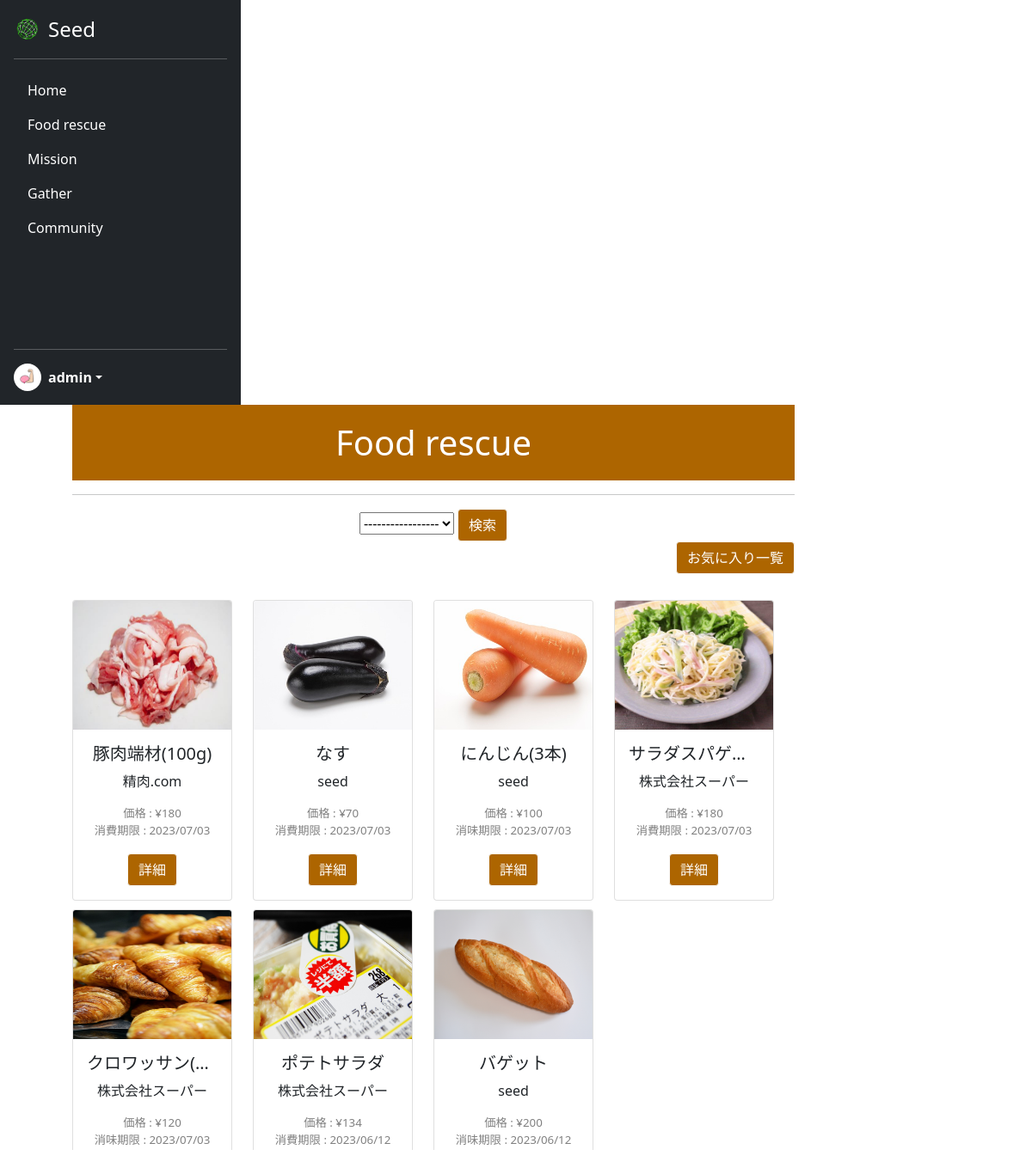
The app's page /food_rescue/ (signed in) with its own data.
### acount/models.py (models this page shows)
class CustomUser(AbstractUser):
    is_general = models.BooleanField(null=True ,default=True)
    is_active = models.BooleanField(null=True ,default=False)
    mission_point = models.IntegerField(null=False ,default=0)
    profile_pic = models.ImageField(null=False, upload_to='profile_pics')
    address = models.CharField(null=True, max_length=100, blank=True)

### seed/models.py (models this page shows)
class Product(models.Model):
    name = models.CharField(verbose_name="商品名", max_length=50)
    genre = models.ForeignKey(Genre, verbose_name="ジャンル", on_delete=models.CASCADE)
    default_price = models.IntegerField(verbose_name="定価")
    price = models.IntegerField(verbose_name="割引価格")
    deadline = models.DateTimeField(verbose_name="賞味・消費期限")
    image = models.ImageField(verbose_name="商品画像", upload_to='product_img/')
    detail = models.TextField(verbose_name="詳細", max_length=300)
    company = models.ForeignKey(CustomUser, verbose_name="掲載企業", on_delete=models.CASCADE)
    create_at = models.DateTimeField(verbose_name="作成日時", auto_now_add=True)
    expiration = models.BooleanField(verbose_name="消費期限")

### seed/views.py (the view)
# urls.py: path('food_rescue/', views.FoodRescueView.as_view(), name='food_rescue'),
class FoodRescueView(ListView):
    template_name = 'foodrescue.html'
    model = Product
    context_object_name = 'product_list'
    def get_queryset(self):
        return Product.objects.order_by('-create_at')
    def get_context_data(self, **kwargs: Any):
        context = super().get_context_data(**kwargs)
        genre = Genre.objects.all()
        context['genre_list'] = genre
        return context

### seed/templates/foodrescue.html (shortened to what this page needs)
{% extends 'mypagebase.html' %}
{% load static %}
{% block content %}
<div class="text-center">
    <h1 class="title" style="background-color: #ad6500; color:white;">Food  rescue</h1>
    <hr>
    <div>
        <div>
            <form method="POST" action="{% url 'seed:search_for_genre' %}">
                <select name="genre">
                    <option value selected>-----------------</option>
                </select>
                <input type="submit" class="btn btn-light" value="検索" style="background-color: #ad6500; color: white;">
            </form>
        </div>
        <div class="text-end" style="margin-bottom:20px;">
            {% if request.user.is_general %}
            <a href="{% url 'seed:foodfavorite' %}" class="btn btn-light" style="background-color: #ad6500; color:white;">お気に入り一覧</a>
            {% else %}
            <a href="{% url 'seed:foodpost' %}" class="btn btn-light" style="background-color: #ad6500; color:white;">商品を投稿する</a>
            <a href="{% url 'seed:myfood' %}" class="btn btn-light" style="background-color: #ad6500; color:white;">投稿一覧</a>
            {% endif %}
        </div>
    </div>
    {% if product_list %}
    <div class="row" style="height: 650px; width:100%; overflow-y: scroll;">
        {% for product in product_list %}
        <div class="col-3" style="margin-top:10px;">
            <div class="card" style="width: 100%;">
                <img src="{{product.image.url}}" class="card-img-top" alt="..." style="height:150px;">
                <div class="card-body">
                    <h5 class="card-title">{{product.name}}</h5>
                    <p class="card-text">
                        {{product.company.username}}
                    </p>
                    <p class="card-text" style="color:gray; font-size:smaller;">
                        <span class="text-start">価格 : </span><span
                            class="text-end">¥{{product.price}}</span><br>
                        {% if product.expiration %}
                            <span class="text-start">消費期限 : </span>
                        {% else %}
                            <span class="text-start">消味期限 : </span>
                        {% endif %}
                        <span class="text-end">{{product.create_at|date:"Y/m/d"}}</span>
                    </p>
                    <a href="{% url 'seed:fooddetail' product.pk %}?source=rescue" class="btn btn-light" style="background-color:#ad6500; color:white;">詳細</a>
                </div>
            </div>
        </div>
        {% endfor %}
    </div>
    {% else %}
        <h3 class="text-center">投稿されている商品はありません。</h3>
    {% endif %}
</div>
{% endblock %}

### seed/templates/mypagebase.html (shortened to what this page needs)
{% load static %}
<!DOCTYPE html>
<html lang="ja">
<head>
    <link href="https://cdn.jsdelivr.net/npm/bootstrap@5.0.2/dist/css/bootstrap.min.css" rel="stylesheet"
>
    <link rel="stylesheet" type="text/css" href="{% static 'css/style.css' %}">
</head>
<body class="mypage">
    {% if user.is_authenticated %}
    <main style="height:100vh;">
        <div style="display: flex; flex-wrap: wrap; height:100%;">
            <div>
                <div class="d-flex flex-column p-3 text-white bg-dark h-100" style="width: 280px; height:100%;">
                    <a href="{% url 'seed:mypage' %}"
                        class="d-flex align-items-center mb-3 mb-md-0 me-md-auto text-white text-decoration-none">
                        <img class="bi me-2" src="{% static 'assets/img/top/icon.png' %}" style="height:32px">
                        <span class="fs-4">Seed</span>
                    </a>
                    <hr>
                    <ul class="nav nav-pills flex-column mb-auto">
                        <li class="nav-item my-nav">
                            <a href="{% url 'seed:mypage' %}" class="nav-link text-white" aria-current="page">
                                Home
                            </a>
                        </li>
                        <li class="nav-item my-nav">
                            <a href="{% url 'seed:food_rescue' %}" class="nav-link text-white">
                                Food rescue
                            </a>
                        </li>
                        {% if user.is_general %}
                        <li class="nav-item my-nav">
                            <a href="{% url 'seed:mission' %}" class="nav-link text-white">
                                Mission
                            </a>
                        </li>
                        {% endif %}
                        <li class="nav-item my-nav">
                            <a href="{% url 'seed:gather' %}" class="nav-link text-white">
                                Gather
                            </a>
                        </li>
                        <li class="nav-item my-nav">
                            <a href="{% url 'seed:community' %}" class="nav-link text-white">
                                Community
                            </a>
                        </li>
                    </ul>
                    <hr>
                    <div class="dropdown">
                        <a href="#" class="d-flex align-items-center text-white text-decoration-none dropdown-toggle"
                            id="dropdownUser1" data-bs-toggle="dropdown" aria-expanded="false">
                            <img src="{{ user.profile_pic.url }}" alt="" width="32" height="32"
                                class="rounded-circle me-2">
                            <strong>{{ user.username }}</strong>
                        </a>
                    </div>
                </div>
            </div>
            <div style="width:70%; margin-left: 7%;">
                {% block content %}
                {% endblock %}
            </div>
        </div>
    </main>
    {% endif %}
</body>
</html>

### static/css/style.css (style rules this page uses)
.title { padding: 20px 0px 20px 0px; }
.card-title { width: 100%; white-space: nowrap; overflow: hidden; text-overflow: ellipsis; }

### records on screen
CustomUser: profile_pic (picture), username "admin"
Product: image (picture), name "豚肉端材(100g)", company.username "精肉.com", price "180", shows "消費期限 :", create_at "2023/07/03"
Product: image (picture), name "なす", company.username "seed", price "70", shows "消費期限 :", create_at "2023/07/03"
Product: image (picture), name "にんじん(3本)", company.username "seed", price "100", shows "消味期限 :", create_at "2023/07/03"
Product: image (picture), name "サラダスパゲ…", company.username "株式会社スーパー", price "180", shows "消費期限 :", create_at "2023/07/03"
Product: image (picture), name "クロワッサン(…", company.username "株式会社スーパー", price "120", shows "消味期限 :", create_at "2023/07/03"
Product: image (picture), name "ポテトサラダ", company.username "株式会社スーパー", price "134", shows "消費期限 :", create_at "2023/06/12"
Product: image (picture), name "バゲット", company.username "seed", price "200", shows "消味期限 :", create_at "2023/06/12"
